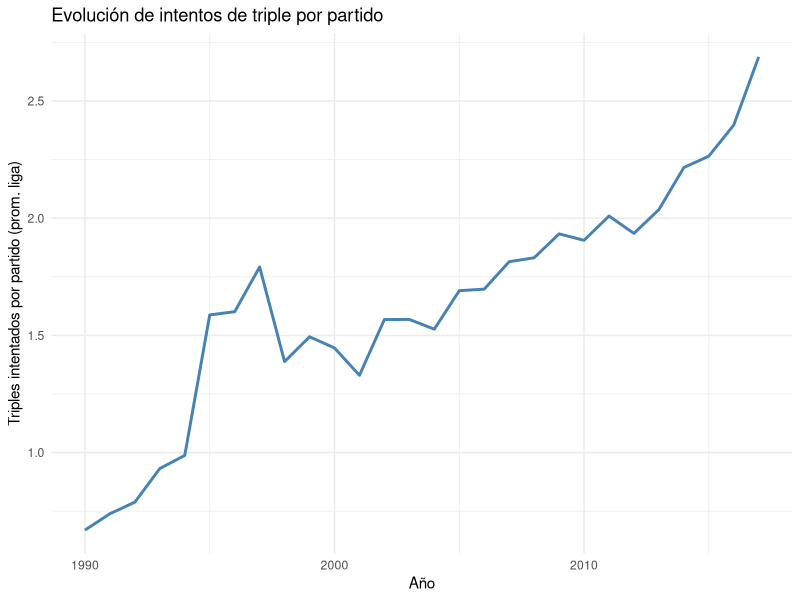
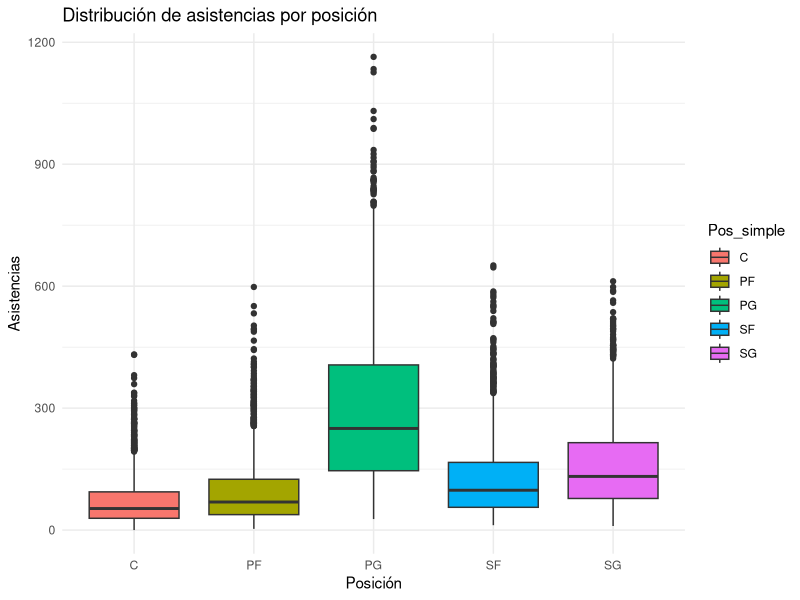
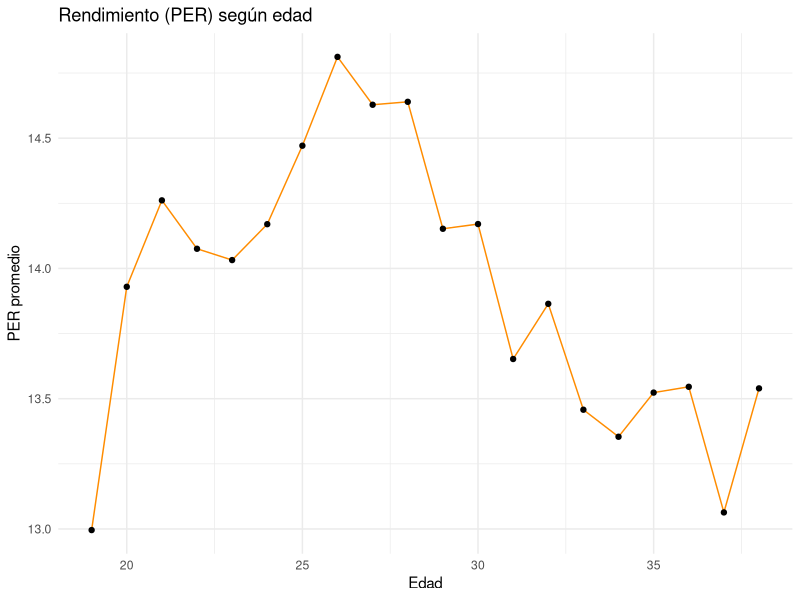
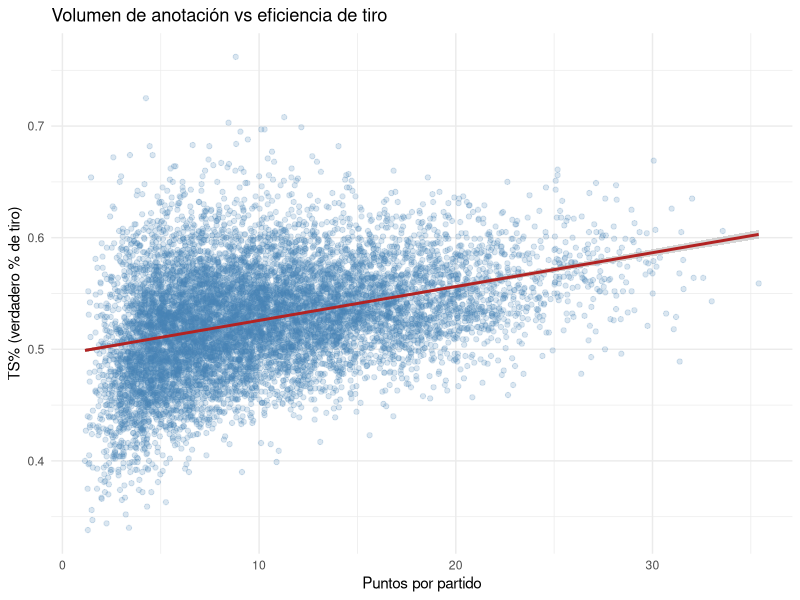

Write R code to recreate these figures, in order.
## ---- chunk 1
library(ggplot2)
library(dplyr)
library(tidyverse)
df <- read_csv("nba_stats.csv")
## ---- chunk 2
df_filtrado1 <- df |> 
    filter(MP >= 500) |> 
      mutate(X3PA_pg = X3PA / G)

evolucion_triple <- df_filtrado1 |> 
    group_by(Year) |> 
      summarise(prom_3PA = mean(X3PA_pg))

evolucion_triple |> ggplot(aes(x = Year, y = prom_3PA)) +
  geom_line(color = "steelblue", linewidth = 1) +
  labs(title = "Evolución de intentos de triple por partido",
       x = "Año", y = "Triples intentados por partido (prom. liga)") +
  theme_minimal()
## ---- chunk 3
df_filtrado2 <- df_filtrado1 |> 
    mutate(Pos_simple = str_split(Pos, "-", simplify = TRUE)[,1])

df_filtrado2 |>  
  ggplot(aes(x = Pos_simple, y = AST, fill = Pos_simple)) +
    geom_boxplot() +
      labs(title = "Distribución de asistencias por posición", x = "Posición", y = "Asistencias") +
        theme_minimal()
## ---- chunk 4
curva_edad <- df_filtrado1 |>
    group_by(Age) |> 
      filter(n() >= 30) |> 
        summarise(PER_prom = mean(PER, na.rm = TRUE))

curva_edad |> 
  ggplot(aes(x = Age, y = PER_prom)) +
    geom_line(color = "darkorange") + geom_point() +
      labs(title = "Rendimiento (PER) según edad", x = "Edad", y = "PER promedio") +
        theme_minimal()
## ---- chunk 5
df_filtrado <- df_filtrado1 |> 
            mutate(PTS_pg = PTS / G)

df_filtrado |> 
  ggplot(aes(x = PTS_pg, y = TS.)) +
    geom_point(alpha = 0.2, color = "steelblue") +
      geom_smooth(method = "lm", color = "firebrick") +
        labs(title = "Volumen de anotación vs eficiencia de tiro",
          x = "Puntos por partido", y = "TS% (verdadero % de tiro)") +
  theme_minimal()
